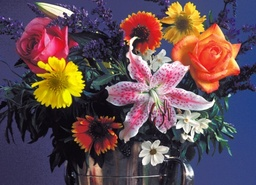
#> input picture images-project-1/flowers.jpg, 256 x 185 px, shrunk from 500 x 362 before the run
$ python exercise1_quantization.py
#> lines starting #> are read from the running program, lines starting #| are printed output that depends on the picture
# imports
import numpy as np
import matplotlib.pyplot as plt
from sklearn.cluster import KMeans
from PIL import Image
from sklearn.metrics import mean_squared_error


def load_image(image_path):
#> called with image_path = 'images-project-1/flowers.jpg'
    image = Image.open(image_path)
#> image is the input picture: PIL image 256x185 RGB; mean R, G, B 99.6, 77, 83.9
    image = image.convert('RGB') # χώρος RGB
    return np.array(image)


def quantize_image(img_array, n_colours):
    h, w, c = img_array.shape
    flat_img = img_array.reshape(-1, 3)

    kmeans = KMeans(n_clusters=n_colours, random_state=42, n_init='auto')
    labels = kmeans.fit_predict(flat_img)
    centroids = kmeans.cluster_centers_.astype('uint8')

    quantized_flat = centroids[labels]
    quantized_img = quantized_flat.reshape(h, w, 3)

    mse = mean_squared_error(flat_img, quantized_flat)
    return quantized_img, mse


def plot_results(original, results, errors, colour_levels):
    fig, axes = plt.subplots(1, len(results) + 1, figsize=(18, 6))

    axes[0].imshow(original)
    axes[0].set_title("Αρχική Εικόνα")
    axes[0].axis("off")

    for i, (quant_img, mse, k) in enumerate(zip(results, errors, colour_levels)):
        axes[i + 1].imshow(quant_img)
        axes[i + 1].set_title(f"K={k}\nMSE={mse:.2f}")
        axes[i + 1].axis("off")

    plt.tight_layout()
    plt.show()


# **** main ****

image_path = "images-project-1/flowers.jpg" # path εικόνας
original_img = load_image(image_path)

# Επίπεδα κβάντισης
colour_levels = [5, 20, 200, 1000]
results = []
errors = []

for k in colour_levels:
    quantized_img, mse = quantize_image(original_img, k)
    results.append(quantized_img)
    errors.append(mse)
#> this loop made 4 passes
#> mse on passes 1 to 4: 600, 157.2, 27.25, 8.86
#> pass 1, in quantize_image, `quantized_img = quantized_flat.reshape(h, w, 3)`:
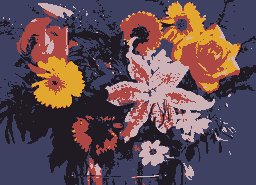
#> quantized_img: shape (185, 256, 3); mean of channels 0, 1, 2 99.2, 76.3, 83.4; drawn as R, G, B
#> pass 2, in quantize_image (call 2), `quantized_img = quantized_flat.reshape(h, w, 3)`:
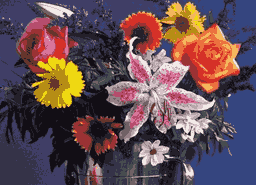
#> quantized_img: shape (185, 256, 3); mean of channels 0, 1, 2 99.3, 76.5, 83.5; drawn as R, G, B
#> after the loop, errors = [600, 157.2, 27.25, 8.86]; results = 4 items

# Εμφάνιση αποτελεσμάτων
plot_results(original_img, results, errors, colour_levels)
#> the loop in plot_results, `for i, (quant_img, mse, k) in enumerate(zip(results, errors, colour_le..` made 4 passes
#> (mse, k) on passes 1 to 4: (600, 5), (157.2, 20), (27.25, 200), (8.86, 1000)
#> in plot_results, `plt.show()`:
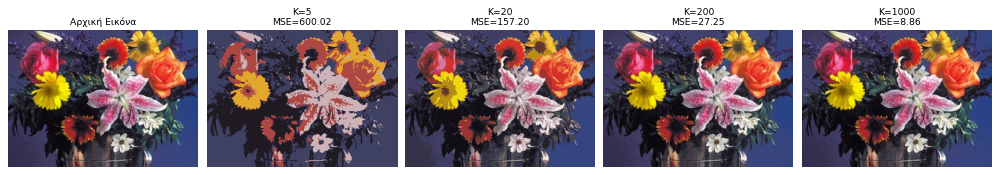
#> figure drawn by matplotlib, 5 panels

$ run again, with images-project-1/cornfield.jpg copied over images-project-1/flowers.jpg
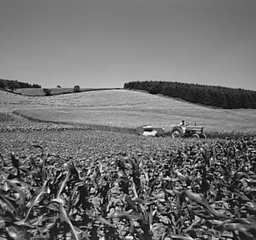
#> input picture images-project-1/cornfield.jpg, 256 x 240 px, shrunk from 512 x 480 before the run
#> in load_image, image is the input picture: PIL image 256x240 L; min 0, max 255, mean 112
#> image: PIL image 256x240 RGB
#> the loop `for k in colour_levels:` made 4 passes
#> mse on passes 1 to 4: 119.6, 9.27, 0.558, 48.31
#> pass 1, in quantize_image, `quantized_img = quantized_flat.reshape(h, w, 3)`:
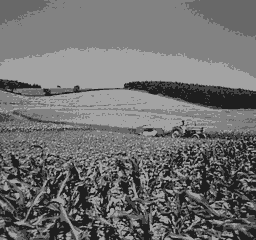
#> quantized_img: shape (240, 256, 3); min 30, max 163, mean 111.5
#> after the loop `for k in colour_levels:`: errors = [119.6, 9.27, 0.558, 48.31]; results = 4 items
#> the loop in plot_results, `for i, (quant_img, mse, k) in enumerate(zip(results, errors, colour_le..` made 4 passes
#> (mse, k) on passes 1 to 4: (119.6, 5), (9.27, 20), (0.558, 200), (48.31, 1000)
